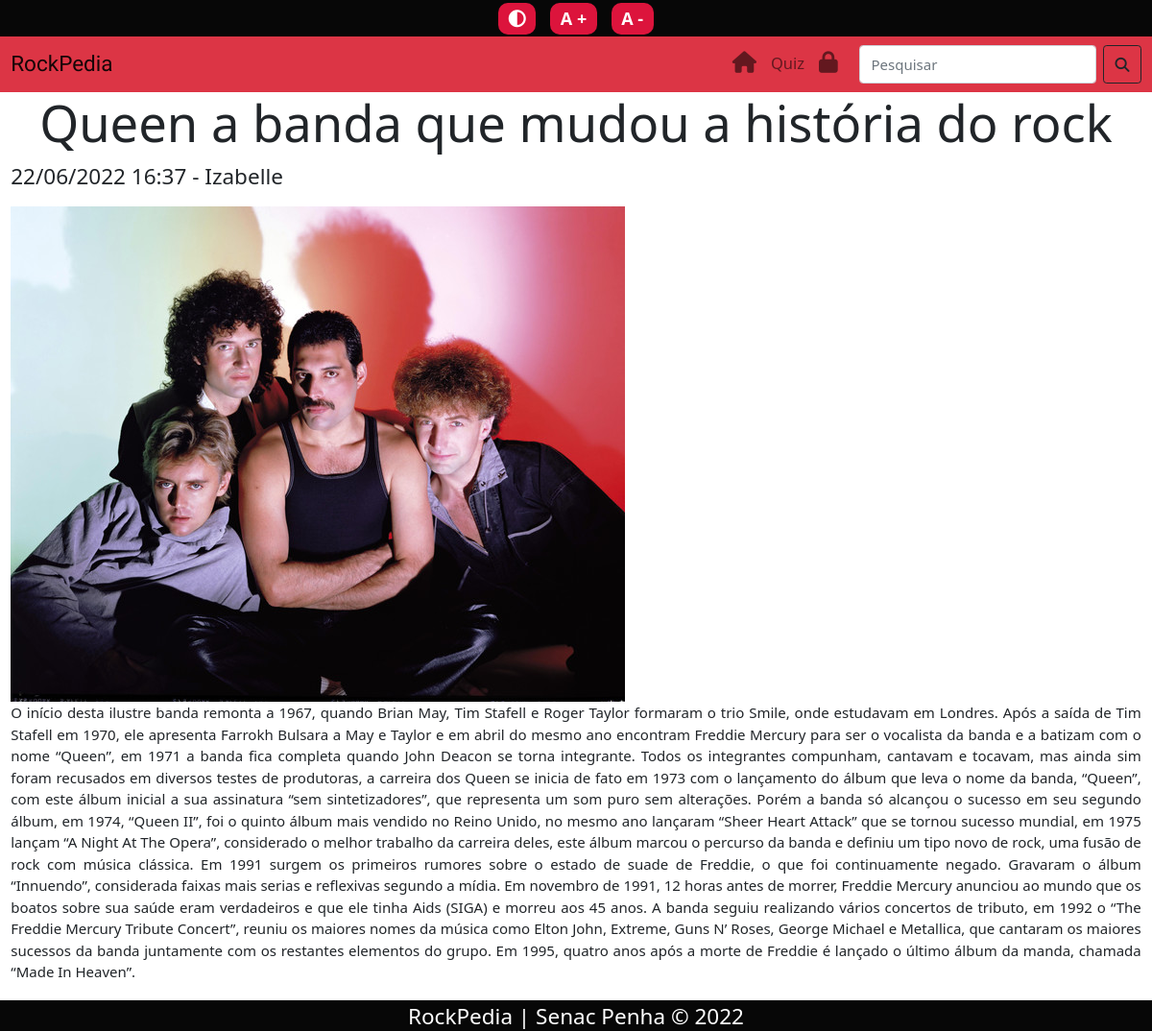
Page /post-detalhe.php?id=7 on the committed database.
### tables this page shows
CREATE TABLE `posts` (
  `id` smallint(6) NOT NULL,
  `data` datetime NOT NULL DEFAULT current_timestamp(),
  `titulo` varchar(100) NOT NULL,
  `texto` text NOT NULL,
  `descricao` text NOT NULL,
  `imagem` varchar(40) NOT NULL,
  `usuario_id` smallint(6) NOT NULL
);

CREATE TABLE `usuarios` (
  `id` smallint(6) NOT NULL,
  `nome` varchar(45) NOT NULL,
  `email` varchar(40) NOT NULL,
  `senha` varchar(255) NOT NULL,
  `tipo` enum('admin','editor') NOT NULL
);

### includes/funcoes-posts.php (called while the page is built, shortened)
<?php
function formataData(string $data):string
{
    return date('d/m/Y H:i', strtotime($data));
}
function lerDetalhes(mysqli $conexao, int $idPosts): array
{
    $sql = "SELECT posts.id, posts.titulo, posts.imagem, posts.data, posts.texto, usuarios.nome AS autor FROM posts INNER JOIN usuarios ON posts.usuario_id = usuarios.id WHERE posts.id = $idPosts";
    $resultado = mysqli_query($conexao, $sql) or die(mysqli_error($conexao));
    return mysqli_fetch_assoc($resultado);
}

### post-detalhe.php (the view)
<?php
require "includes/header.php";
require "includes/funcoes-posts.php";
$idPost = filter_input(INPUT_GET, 'id', FILTER_SANITIZE_NUMBER_INT);
$post = lerDetalhes($conexao, $idPost);
?>
<div class="container-fluid">
    <h2 class="text-center display-4"> <?= $post['titulo'] ?> </h2>
    <p class="font-weight-light lead">
        <time>
            <?= formataData($post['data']) ?>
        </time> - <span><?= $post['autor'] ?></span>
    </p>
    <section class="detalhe">
        <img src="imagens/<?= $post['imagem'] ?>" alt="Imagem de destaque do post" class="float-left pr-2 image-fluid">
        <p><?= nl2br($post['texto']) ?></p>
    </section>
</div>
<?php
require "includes/footer.php";
?>

### css/style.css (style rules this page uses)
*, *::after, *::before { box-sizing: border-box; margin: 0; padding: 0; }
html { font-size: 15px; font-family: 'poppins', 'Segoe UI', Tahoma, Geneva, Verdana, sans-serif; }
p { text-align: justify; }
.lead { font-size: 1.5rem; }
.detalhe img { max-width: 100%; }

### rows in the picture
posts: titulo "Queen a banda que mudou a história do rock", data "22/06/2022 16:37", usuario.nome "Izabelle", imagem (picture), texto "O início desta ilustre banda remonta a 1967, quando Brian May, Tim Stafell e Roger Taylor formaram o trio Smile, onde estudavam em Londres. Após a saída de Tim Stafell em 1970, ele apresenta Farrokh Bulsara a May e Taylor e em abril do mesmo ano encontram Freddie Mercury para ser o vocalista da banda e a batizam com o nome “Queen”, em 1971 a banda fica completa quando John Deacon se torna integrante. Todos os integrantes compunham, cantavam e tocavam, mas ainda sim foram recusados em diversos testes de produtoras, a carreira dos Queen se inicia de fato em 1973 com o lançamento do álbum que leva o nome da banda, “Queen”, com este álbum inicial a sua assinatura “sem sintetizadores”, que…"
